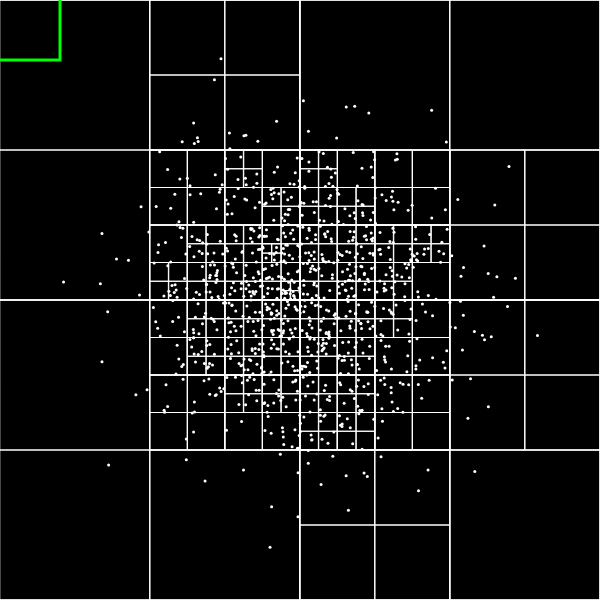
Frame 1 (no input)
Frame 60 (no input): identical to frame 1, image omitted
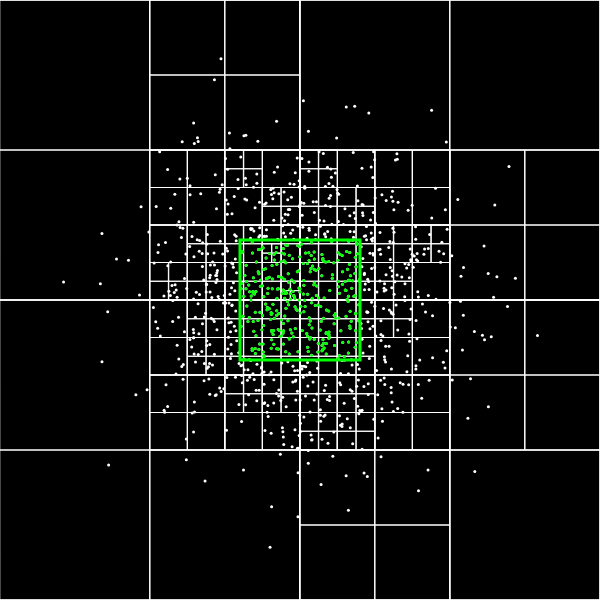
Frame 120 (the mouse pressed at the canvas centre since frame 60)

The p5.js sketch that drew these frames (run headless with seeded random() and noise() and a simulated clock; from frame 60 on, the mouse is pressed at the canvas centre):

// p5.js sketch
// ── sketch.js
let qt;

function setup() {
  createCanvas(600,600)


  // Create the quadtree
  let boundary = new Rectangle(width/2, height/2, width/2, height/2);
  qtree = new QuadTree(boundary, 8);
  console.log(qtree)

  // random points distribute too evenly to really test the quadtree
  for (let i = 0; i < 1000; i++) {
    let x = randomGaussian(width/2, width/8);
    let y = randomGaussian(height/2, height/8);
    let p = new Point(x,y);
    qtree.insert(p);
  }




}

function draw() {
  background(0);
  qtree.show();

  stroke(0,255,0);
  rectMode(CENTER);
  let range = new Rectangle(mouseX,mouseY,60,60);
  rect(range.x, range.y, range.w*2, range.h*2);
  let points = qtree.query(range);
  for (let p of points) {
    stroke(0,255,0);
    point(p.x,p.y);
  }

}

// ── quadtree.js
// Javascript library for a quadtree

class Point {
  constructor(x,y) {
    this.x = x;
    this.y = y;
  }

}


class Rectangle {
  constructor(x,y,w,h) {
    this.x = x;
    this.y = y;
    this.w = w;
    this.h = h;
  }

  // check if point is inside this rectangle. The equality condition will
  // favour north east slightly, but this should be statistically unimportant.
  contains(point){
    return (
      point.x >= this.x - this.w &&
      point.x <= this.x + this.w &&
      point.y >= this.y - this.h &&
      point.y <= this.y + this.h
    );
  }

  // Returns true if a range:rectangle overlap this rectangle?
  intersects(range){
    return !(
      range.x - range.w > this.x + this.w ||
      range.x + range.w < this.x - this.w ||
      range.y - range.h > this.y + this.h ||
      range.y + range.h < this.y - this.h
    );
  }
}

class QuadTree {
  constructor(bound, capacity) {
    this.boundary = bound;
    this.capacity = capacity;
    this.points = [];
    this.divided = false;
  }

  insert(point) {
    // need to check if point is in my boundaries. See later than when a node is subdivided,
    // the point is passed into all 4 divisions
    if(!this.boundary.contains(point)) {
      return false; // exit if point not in this part
    }

    // if bin not full
    if (this.points.length < this.capacity){
      this.points.push(point);
      return true;
    } else {
    // subdivide if necessary
      if(!this.divided){
        this.subdivide();

      }
      //return true when point is inserted
      return(
      ( this.northeast.insert(point) ) ||
      ( this.northwest.insert(point) ) ||
      ( this.southeast.insert(point) ) ||
      ( this.southwest.insert(point) ) );
    }
  }

  subdivide() {
    let x = this.boundary.x;
    let y = this.boundary.y;
    let w = this.boundary.w;
    let h = this.boundary.h;
    // Specify dimensions for subdivision
    let ne = new Rectangle(x + w/2, y - h/2, w/2, h/2);
    let nw = new Rectangle(x - w/2, y - h/2, w/2, h/2);
    let se = new Rectangle(x + w/2, y + h/2, w/2, h/2);
    let sw = new Rectangle(x - w/2, y + h/2,w/2, h/2);
    this.northeast = new QuadTree(ne, this.capacity);
    this.northwest = new QuadTree(nw, this.capacity);
    this.southeast = new QuadTree(se, this.capacity);
    this.southwest = new QuadTree(sw, this.capacity);

    this.divided = true;
  }

  // return an array of points inside a range:rectangle
  query(range, found) {
    if (!found) {
      found = [];
    }

    if (!this.boundary.intersects(range)) {
      return;
    } else {
      for (let p of this.points) {
        if (range.contains(p)) {
          found.push(p);
        }
      }
      if (this.divided) {
        this.northeast.query(range, found); // these still push to the found arr
        this.northwest.query(range, found); // but it doesn't matter
        this.southeast.query(range, found); // the only one that really counts
        this.southwest.query(range, found); // is the last one below
      }
    }
    return found;
  }


  show() {
    stroke(255); strokeWeight(1); noFill();
    rectMode(CENTER);
    rect(this.boundary.x, this.boundary.y, this.boundary.w*2, this.boundary.h*2);
    if(this.divided) {
      this.northeast.show();
      this.northwest.show();
      this.southeast.show();
      this.southwest.show();
    }
    strokeWeight(3);
    for(let p of this.points) point(p.x,p.y);
  }

}
